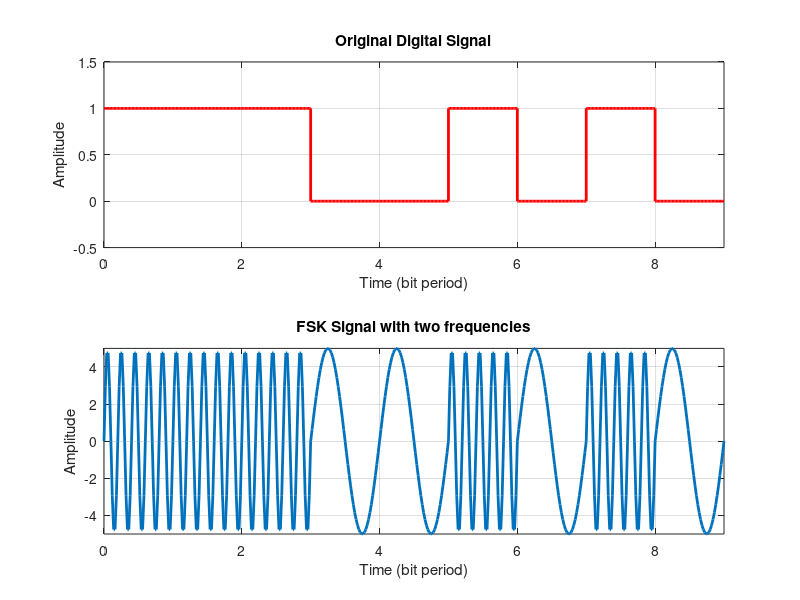

This chart was generated by the following MATLAB code:
data = [1 1 1 0 0 1 0 1 0];
% Digital message signal    
fs = 50;
% Sampling rate - This will define the resoultion 
t = 0: 1/fs : 1; 
% Time for one bit 
carrier_amplitude = 5;  
carrier_freq_0 = 1;
% Frequency of carrier for 0 
carrier_freq_1 = 5; 
% Frequency of carrier for 1   
carrier_0 = carrier_amplitude * sin(2*pi*carrier_freq_0*t); 
% Carrier for 0 
carrier_1 = carrier_amplitude * sin(2*pi*carrier_freq_1*t);
% Carrier for 1   
time = [];
% This time variable is just for plot 
digital_signal = []; 
fsk_modulated = [];   
for i= 1:1:numel(data)     
    % The FSK Signal     
    fsk_modulated = [fsk_modulated (data(i)==0)*carrier_0 + (data(i)==1)*carrier_1];     
    % The Original Digital Signal    
    digital_signal = [digital_signal (data(i)==0)*zeros(1,length(t)) + (data(i)==1)*ones(1,length(t))];    
    time = [time t];  
    t =  t + 1; end  
% Plot the Original Digital Signal 
subplot(2,1,1); 
plot(time,digital_signal,'r','LineWidth',2);
xlabel('Time (bit period)'); 
ylabel('Amplitude'); 
title('Original Digital Signal');
axis([0 time(end) -0.5 1.5]);
grid on;   
% Plot the FSK modulated Signal 
subplot(2,1,2); 
plot(time,fsk_modulated,'LineWidth',2);
xlabel('Time (bit period)');
ylabel('Amplitude'); 
title('FSK Signal with two frequencies');
axis([0 time(end)  -carrier_amplitude carrier_amplitude]);
grid  on; 
 
 